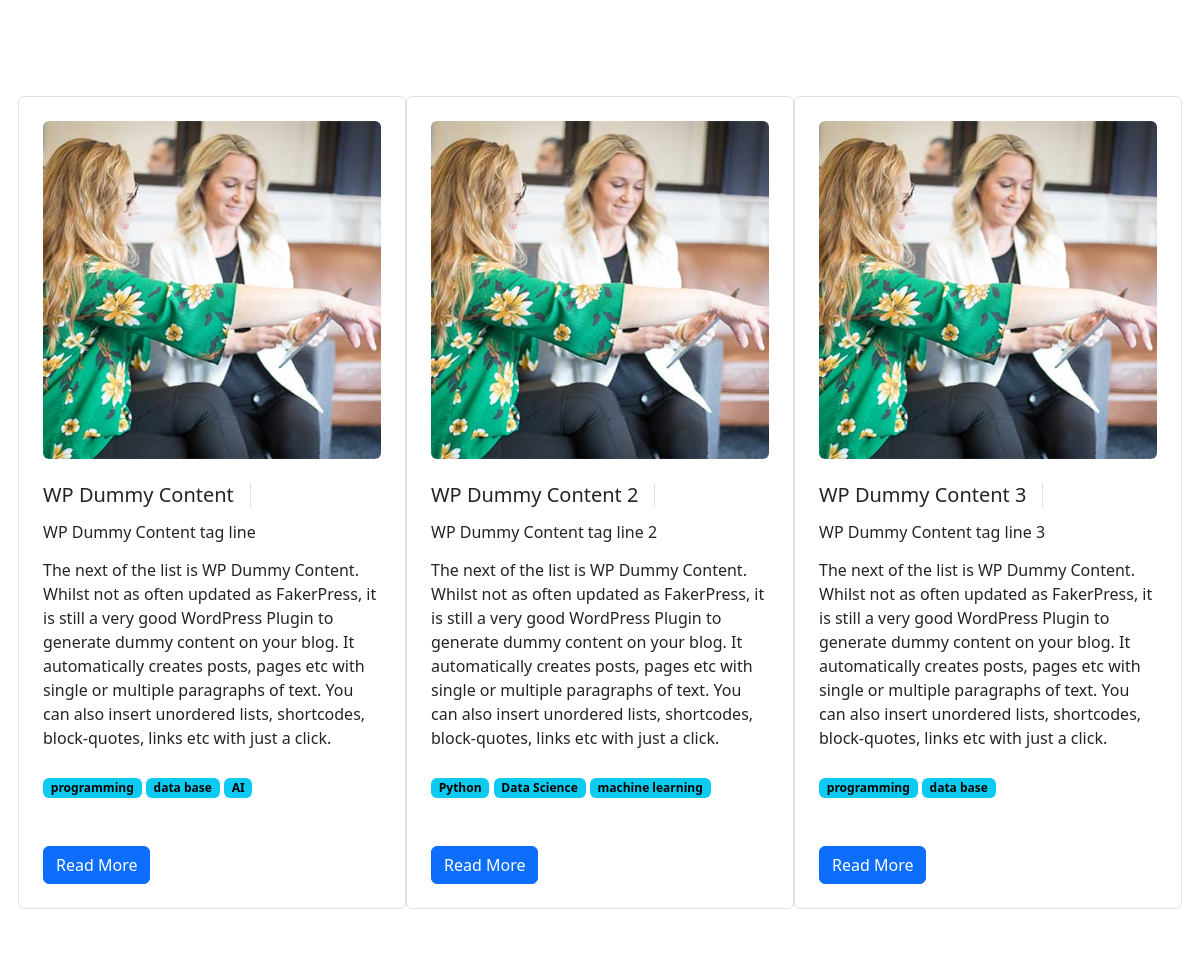
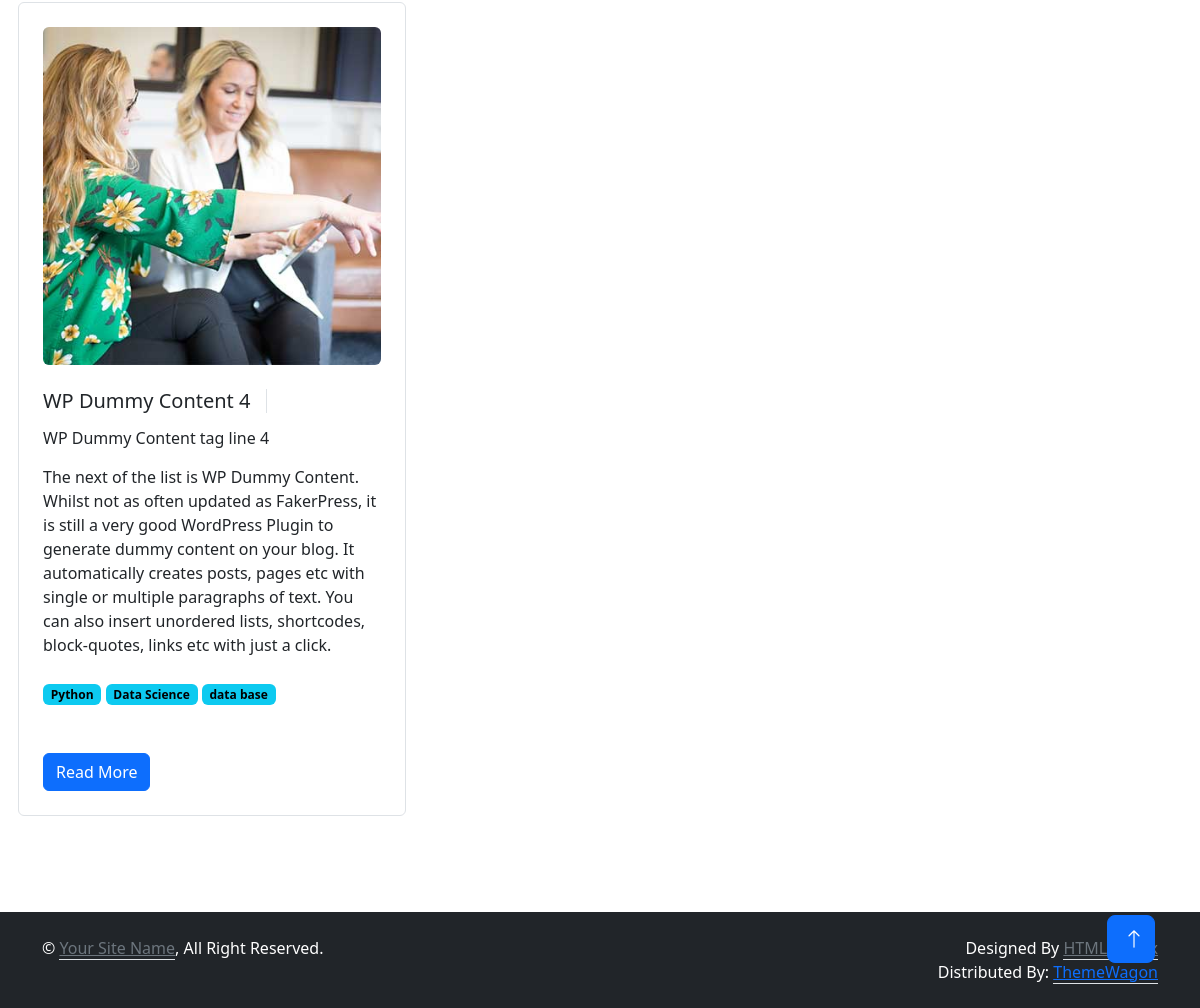
/blog/postlist/, run on the app's committed database (2 pictures, top to bottom).
### blog/models.py (models this page shows, shortened)
class Post(models.Model):
    headline = models.CharField(max_length=200)
    sub_headline = models.CharField(max_length=200, null=True, blank=True)
    body = models.TextField(null=True, blank=True)
    created_at = models.DateTimeField(auto_now=True)
    active = models.BooleanField(default=False)
    featured = models.BooleanField(default=False)
    tags = models.ManyToManyField(Tags, blank=True)

class Tags(models.Model):
    name = models.CharField(max_length=200)

### blog/views.py (the view)
# urls.py: path('postlist/', views.postlist, name='postlist'),
def postlist(request):
    posts = Post.objects.all()
    context = {
        'posts' : posts,
    }
    return render(request, 'post_list.html', context)

### templates/post_list.html (shortened to what this page needs)
{% extends 'base.html' %}
{% load static %}
{% block content %}
<link href="https://cdn.jsdelivr.net/npm/bootstrap@5.3.1/dist/css/bootstrap.min.css" rel="stylesheet">
<div class="container-xxl py-6" id="about">
    <div class="container">
        <div class="row g-5">
            {% for post in posts %}
            <div class="col-lg-4 wow fadeInUp border p-4 rounded" data-wow-delay="0.5s">
                <div class="row g-3 mb-4">
                    <div class="col-sm-12">
                        <img class="img-fluid rounded"
                            src="{% static 'img/about-2.jpg' %}" alt>
                    </div>
                </div>
                <div class="d-flex align-items-center mb-3">
                    <h5 class="border-end pe-3 me-3 mb-0">{{post.headline}}</h5>
                </div>
                <div class="d-flex align-items-center mb-3">
                    <h6 class=" pe-3 me-3 mb-0">{{post.sub_headline}}</h6>
                </div>
                <p class="mb-4">{{post.body}}</p>
                    {% for tag in post.tags.all %}
                    <span class="badge text-bg-info">{{tag.name}}</span>
                    {% endfor %}
                    <div class="d-flex align-items-center pt-5">
                        <a href class="btn btn-primary ">Read More</a>
                    </div>
            </div>
            {% endfor %}
        </div>
    </div>
</div>
{% endblock %}

### templates/base.html (shortened to what this page needs)
<!DOCTYPE html>
<html lang="en">
<head>
    {% load static %}
    <link href="https://cdnjs.cloudflare.com/ajax/libs/font-awesome/5.10.0/css/all.min.css" rel="stylesheet">
    <link href="https://cdn.jsdelivr.net/npm/bootstrap-icons@1.4.1/font/bootstrap-icons.css" rel="stylesheet">
    <link href="{% static 'lib/animate/animate.min.css' %}" rel="stylesheet">
    <link href="{% static 'lib/lightbox/css/lightbox.min.css' %}" rel="stylesheet">
    <link href="{% static 'lib/owlcarousel/assets/owl.carousel.min.css' %}" rel="stylesheet">
    <link href="{% static 'css/bootstrap.min.css' %}" rel="stylesheet">
    <link href="{% static 'css/style.css' %}" rel="stylesheet">
</head>
    <body data-bs-spy="scroll" data-bs-target=".navbar" data-bs-offset="51">
        {% block content %}
        {% endblock %}
    <div class="container-fluid bg-dark text-white py-4">
        <div class="container">
            <div class="row">
                <div class="col-md-6 text-center text-md-start mb-3 mb-md-0">
                    &copy; <a class="border-bottom text-secondary" href="#">Your Site Name</a>, All Right Reserved.
                </div>
                <div class="col-md-6 text-center text-md-end">
                    Designed By <a class="border-bottom text-secondary" href="https://htmlcodex.com">HTML Codex</a>
                    <br>Distributed By: <a class="border-bottom" href="https://themewagon.com" target="_blank">ThemeWagon</a>
                </div>
            </div>
        </div>
    </div>
<a href="#" class="btn btn-lg btn-primary btn-lg-square back-to-top"><i class="bi bi-arrow-up"></i></a>
</body>
</html>

### static/css/style.css (style rules this page uses)
:root { --primary: #6244C5; --secondary: #FFC448; --light: #FAFAFB; --dark: #12141D; }
.back-to-top { position: fixed; display: none; right: 45px; bottom: 45px; z-index: 99; }
.py-6 { padding-top: 6rem; padding-bottom: 6rem; }
.btn { font-weight: 500; transition: .5s; }
.btn.btn-primary, .btn.btn-secondary { color: #FFFFFF; }
.btn-lg-square { width: 48px; height: 48px; }
.btn-square, .btn-sm-square, .btn-lg-square { padding: 0; display: flex; align-items: center; justify-content: center; font-weight: normal; }

### data on the page
Post: headline "WP Dummy Content", sub_headline "WP Dummy Content tag line", body "The next of the list is WP Dummy Content. Whilst not as often updated as FakerPress, it is still a very good WordPress Plugin to generate dummy content on your blog. It automatically creates posts, pages etc with single or multiple paragraphs of text. You can also insert unordered lists, shortcodes, block-quotes, links etc with just a click."
Tags: name "programming"
Tags: name "data base"
Tags: name "AI"
Post: headline "WP Dummy Content 2", sub_headline "WP Dummy Content tag line 2", body "The next of the list is WP Dummy Content. Whilst not as often updated as FakerPress, it is still a very good WordPress Plugin to generate dummy content on your blog. It automatically creates posts, pages etc with single or multiple paragraphs of text. You can also insert unordered lists, shortcodes, block-quotes, links etc with just a click."
Tags: name "Python"
Tags: name "Data Science"
Tags: name "machine learning"
Post: headline "WP Dummy Content 3", sub_headline "WP Dummy Content tag line 3", body "The next of the list is WP Dummy Content. Whilst not as often updated as FakerPress, it is still a very good WordPress Plugin to generate dummy content on your blog. It automatically creates posts, pages etc with single or multiple paragraphs of text. You can also insert unordered lists, shortcodes, block-quotes, links etc with just a click."
Post: headline "WP Dummy Content 4", sub_headline "WP Dummy Content tag line 4", body "The next of the list is WP Dummy Content. Whilst not as often updated as FakerPress, it is still a very good WordPress Plugin to generate dummy content on your blog. It automatically creates posts, pages etc with single or multiple paragraphs of text. You can also insert unordered lists, shortcodes, block-quotes, links etc with just a click."
